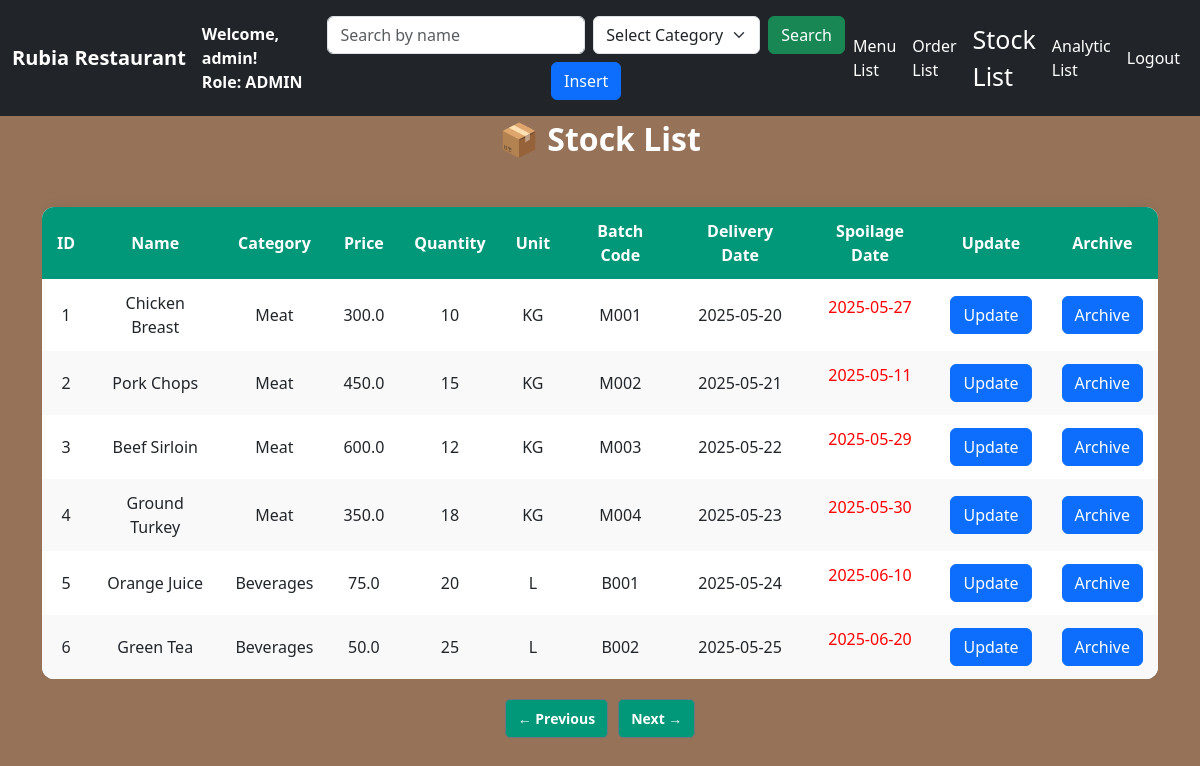
The app's page /stock/list?page=3 (signed in) with its own data.
### function/model.py (models this page shows)
class Kitchen_Stock(SQLModel,table=True):
    id:             int                  = Field(default=None,primary_key=True)           #Visible    #Visible      #HIDE
    quantity:       int                  = Field()                                        #Visible    #Visible      #Visible
    price:          float                = Field()                                        #Visible    #Visible      #Visible
    category:       CategoryEnum         = Field()                                        #Visible    #Visible      #Visible
    batch_code:     str                  = Field(nullable=False,max_length=6,unique=True) #Visible    #Visible      #HIDE
    name:           str                  = Field(nullable=False, max_length=56)           #Visible    #Visible      #Visible
    unit:           UnitEnum             = Field()                                        #Visible    #Visible      #Visible
    delivery_date:  datetime.date        = Field(default=date.today())                    #Visible    #Visible      #HIDE
    spoilage_date:  datetime.date        = Field()                                        #Visible    #Visible      #HIDE
    is_archive:     bool                 = Field(default=False)                           #Visible     #Hide        #Hide

### main.py (the view, shortened to what this page needs)
@app.route("/stock/list",methods=['GET','POST'])
def stock_list():
    if 'user_id' not in flask_session:
        return redirect(url_for('login'))
    username = flask_session.get('username')
    role =   flask_session.get('role')
    role = flask_session.get('role')
    if role not in ['ADMIN', 'EMPLOYEE']:
        flash('You cannot Edit this','error')
        return redirect(url_for('restrict_access'))
    page = request.args.get('page',1,type=int)
    with DbaseSession(engine) as session:
        stmt = select(Kitchen_Stock).where(Kitchen_Stock.is_archive == False)
        data = session.exec(stmt).all()
    PER_PAGE = 6
    total = len(data)
    start = (page - 1) * PER_PAGE
    end = start + PER_PAGE
    paginated_data = data[start:end]
    context = {
        'stock_list': paginated_data,
        'username': username,
        'role': role,
        'page': page,
        'total_pages': (total + PER_PAGE - 1) // PER_PAGE,
        'date_condition':today
    }
    return render_template('stock_list.html',**context)

### function/model.py (called while the page is built)
    def __str__(self):
        return self.value

    def __str__(self):
        return self.value

### templates/stock_list.html (shortened to what this page needs)
<!DOCTYPE html>
<html lang="en">
<head>
  <link href="https://cdn.jsdelivr.net/npm/bootstrap@5.3.6/dist/css/bootstrap.min.css" rel="stylesheet">
</head>
<body>
  <nav class="navbar navbar-expand-lg navbar-dark bg-dark fixed-top">
    <div class="container-fluid">
      <a class="navbar-brand fw-bold">Rubia Restaurant</a>
      <div class="d-flex flex-column text-white me-3">
        <span class="fw-bold">Welcome, {{ username }}!</span>
        <span class="fw-bold">Role: {{ role }}</span>
      </div>
      <div class="collapse navbar-collapse justify-content-between" id="navbarNav">
        <form class="d-flex flex-wrap align-items-center justify-content-center mx-auto my-2"
        action="/stock/list" method="POST" style="max-width: 800px; width: 100%; gap: 0.5rem;">
          <div class="flex-grow-1" style="min-width: 180px;">
          <input type="text" class="form-control" name="query_name" placeholder="Search by name">
          </div>
          <div style="min-width: 160px;">
          <select id="category" name="query_category" class="form-select">
          <option value="">Select Category</option>
          </select>
          </div>
          <div>
          <button type="submit" class="btn btn-success">Search</button>
          </div>
          {% if role == 'ADMIN' %}
          <div>
          <button type="button" class="btn btn-primary" data-bs-toggle="modal" data-bs-target="#EditModalInsert">
          Insert
          </button>
          </div>
          {% endif %}
          </form>
        <ul class="navbar-nav align-items-center">
          {% if role in ['ADMIN', 'EMPLOYEE'] %}
          <li class="nav-item"><a class="nav-link text-white" href="/menu/list">Menu List</a></li>
          <li class="nav-item"><a class="nav-link text-white" href="/order/list">Order List</a></li>
          <li class="nav-item"><a class="nav-link text-white" href="/stock/list" style="font-size:25px;">Stock List</a></li>
          <li class="nav-item"><a class="nav-link text-white" href="/analytic/list">Analytic List</a></li>
          {% endif %}
          <li class="nav-item"><a class="nav-link text-white" href="/logout">Logout</a></li>
        </ul>
      </div>
    </div>
  </nav>
  <div class="container">
    <h2 class="section-title"><p class="color:white;">📦 Stock List</p></h2>
    <div class="table-responsive">
      <table class="styled-table mt-4">
        <thead>
          <tr>
            <th>ID</th>
            <th>Name</th>
            <th>Category</th>
            <th>Price</th>
            <th>Quantity</th>
            <th>Unit</th>
            {% if role == 'ADMIN' or role == 'EMPLOYEE' %}
                <th>Batch Code</th>
                <th>Delivery Date</th>
                <th>Spoilage Date</th>
                {% if role == 'ADMIN' %}
                        <th>Update</th>
                        <th>Archive</th>
                {% elif role =='EMPLOYEE' %}
                        <th>Archive</th>
                {% endif %}
            {% endif %}
          </tr>
        </thead>
        <tbody>
          {% for item in stock_list %}
          <tr>
            <td>{{ loop.index }}</td>
            <td>{{ item.name }}</td>
            <td>{{ item.category }}</td>
            <td>{{ item.price }}</td>
            {% if item.quantity == 0 %}
            <td style="color:red">Out of Stock</td>
            {% else %}
            <td>{{ item.quantity }}</td>
            {% endif %}
            <td>{{ item.unit }}</td>
            {% if role == 'ADMIN' or role == 'EMPLOYEE' %}
            <td>{{ item.batch_code }}</td>
            <td>{{ item.delivery_date }}</td>
            {% if item.spoilage_date >= date_condition %}
                <td>
                  <p style="color:green">{{ item.spoilage_date }}</p>
                </td>
            {% else %}
                <td>
                  <p style="color:red">{{ item.spoilage_date }}</p>
                </td>
            {% endif %}
            {% if role == 'ADMIN' %}
            <td><button type="button" class="btn btn-primary" data-bs-toggle="modal" data-bs-target="#EditModalUpdate{{ item.id }}">Update</button></td>
            <td><button type="button" class="btn btn-primary" data-bs-toggle="modal" data-bs-target="#EditModalArchive{{ item.id }}">Archive</button></td>
            {% elif role == 'EMPLOYEE' %}
            <td><button type="button" class="btn btn-primary" data-bs-toggle="modal" data-bs-target="#EditModalUpdate{{ item.id }}">Update</button></td>
            {% endif %}
            {% endif %}
          </tr>
          {% endfor %}
        </tbody>
      </table>
    </div>
    <div class="pagination-links">
      {% if page > 1 %}
        <a href="{{ url_for('stock_list', page=page-1) }}" class="btn btn-outline-secondary btn-sm">← Previous</a>
      {% endif %}
      {% if page < total_pages %}
        <a href="{{ url_for('stock_list', page=page+1) }}" class="btn btn-outline-secondary btn-sm">Next →</a>
      {% endif %}
    </div>
  </div>
</body>
</html>

### templates/stock_list.html (style rules this page uses)
body { background-color: #967259; padding-top: 70px; font-family: 'Segoe UI', Tahoma, Geneva, Verdana, sans-serif; }
.navbar { background-color: #198754; }
.navbar .nav-link, .navbar .navbar-brand { color: #fff !important; }
.styled-table { width: 100%; border-collapse: collapse; border-radius: 12px; overflow: hidden; box-shadow: 0 0 15px rgba(0, 0, 0, 0.05); background-color: white; }
.styled-table thead { background-color: #009879; color: white; text-align: center; }
.styled-table th, .styled-table td { padding: 12px 15px; text-align: center; }
.styled-table tbody tr:nth-of-type(even) { background-color: #f9f9f9; }
.pagination-links { display: flex; justify-content: center; gap: 10px; margin-top: 20px; color:#009879; }
h2.section-title { font-weight: 700; color: white; text-align: center; margin-bottom: 25px; }
.container { margin-top:50px; }
.pagination-links a { background-color: #009879; color: white; padding: 8px 12px; border-radius: 5px; text-decoration: none; font-weight: bold; }

### records on screen
Kitchen_Stock: name "Chicken Breast", category "Meat", price "300.0", quantity "10", unit "KG", batch_code "M001", delivery_date "2025-05-20", spoilage_date "2025-05-27"
Kitchen_Stock: name "Pork Chops", category "Meat", price "450.0", quantity "15", unit "KG", batch_code "M002", delivery_date "2025-05-21", spoilage_date "2025-05-11"
Kitchen_Stock: name "Beef Sirloin", category "Meat", price "600.0", quantity "12", unit "KG", batch_code "M003", delivery_date "2025-05-22", spoilage_date "2025-05-29"
Kitchen_Stock: name "Ground Turkey", category "Meat", price "350.0", quantity "18", unit "KG", batch_code "M004", delivery_date "2025-05-23", spoilage_date "2025-05-30"
Kitchen_Stock: name "Orange Juice", category "Beverages", price "75.0", quantity "20", unit "L", batch_code "B001", delivery_date "2025-05-24", spoilage_date "2025-06-10"
Kitchen_Stock: name "Green Tea", category "Beverages", price "50.0", quantity "25", unit "L", batch_code "B002", delivery_date "2025-05-25", spoilage_date "2025-06-20"

### other values on screen
{{ username }} "admin"
{{ role }} "ADMIN"
